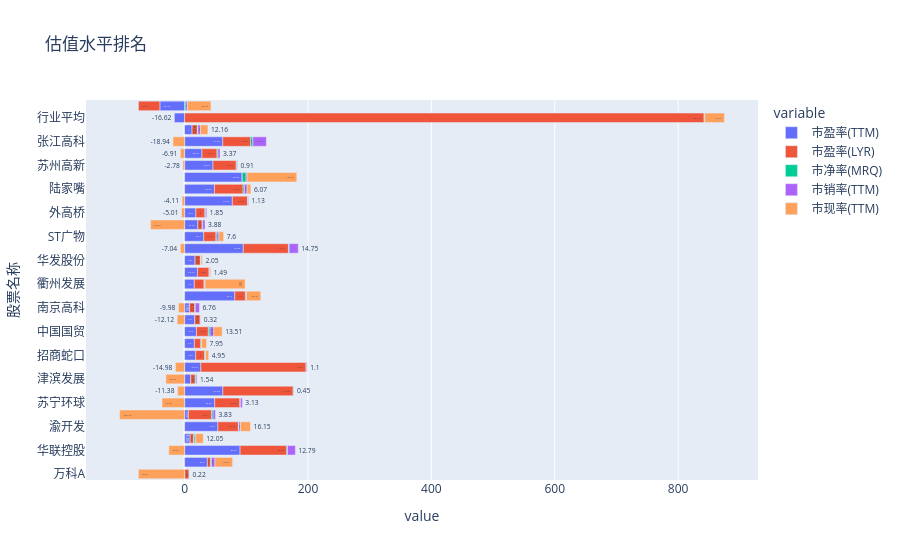

Notebook cell for this chart:
### Code cell
fig = px.bar(dddf, y=dddf.columns[1], x=dddf.columns[2:], title=anCode,
             barmode='relative', hover_name=dddf.columns[1],text_auto='')
# fig.update_layout(dragmode='pan',legend_itemclick='toggleothers',)
fig.update_layout(dragmode='pan',)
# fig.show(config={'scrollZoom':True})

### Figure 1 — Plotly figure (JSON) as saved in the notebook; plotly's stock layout.template omitted (floating-point values rounded to 4 significant figures)
{"data": [{"alignmentgroup": "True", "hovertemplate": "<b>%{hovertext}</b><br><br>variable=市盈率(TTM)<br>value=%{x}<br>股票名称=%{y}<extra></extra>", "hovertext": ["万科A", "沙河股份", "华联控股", "京基智农", "渝开发", "新华联", "苏宁环球", "中国武夷", "津滨发展", "天保基建", "招商蛇口", "滨江集团", "中国国贸", "保利发展", "南京高科", "卧龙地产", "衢州发展", "城建发展", "华发股份", "华丽家族", "ST广物", "浦东金桥", "外高桥", "信达地产", "陆家嘴", "珠江股份", "苏州高新", "上海临港", "张江高科", "中新集团", "行业平均", "市场平均"], "legendgroup": "市盈率(TTM)", "marker": {"color": "#636efa", "pattern": {"shape": ""}}, "name": "市盈率(TTM)", "offsetgroup": "市盈率(TTM)", "orientation": "h", "showlegend": true, "textposition": "auto", "texttemplate": "%{x:}", "type": "bar", "x": [0, 36.8, 89.91, 8.86, 53.9, 6.05, 48.68, 62.03, 9.75, 26.26, 17.94, 15.74, 19.12, 16.34, 7.86, 81.4, 15.64, 20.79, 16.82, 95.05, 30.9, 21.42, 18.24, 77.34, 48.33, 93.36, 45.93, 28.04, 61.84, 11.98, -16.62, -40.15], "xaxis": "x", "y": ["万科A", "沙河股份", "华联控股", "京基智农", "渝开发", "新华联", "苏宁环球", "中国武夷", "津滨发展", "天保基建", "招商蛇口", "滨江集团", "中国国贸", "保利发展", "南京高科", "卧龙地产", "衢州发展", "城建发展", "华发股份", "华丽家族", "ST广物", "浦东金桥", "外高桥", "信达地产", "陆家嘴", "珠江股份", "苏州高新", "上海临港", "张江高科", "中新集团", "行业平均", "市场平均"], "yaxis": "y"}, {"alignmentgroup": "True", "hovertemplate": "<b>%{hovertext}</b><br><br>variable=市盈率(LYR)<br>value=%{x}<br>股票名称=%{y}<extra></extra>", "hovertext": ["万科A", "沙河股份", "华联控股", "京基智农", "渝开发", "新华联", "苏宁环球", "中国武夷", "津滨发展", "天保基建", "招商蛇口", "滨江集团", "中国国贸", "保利发展", "南京高科", "卧龙地产", "衢州发展", "城建发展", "华发股份", "华丽家族", "ST广物", "浦东金桥", "外高桥", "信达地产", "陆家嘴", "珠江股份", "苏州高新", "上海临港", "张江高科", "中新集团", "行业平均", "市场平均"], "legendgroup": "市盈率(LYR)", "marker": {"color": "#EF553B", "pattern": {"shape": ""}}, "name": "市盈率(LYR)", "offsetgroup": "市盈率(LYR)", "orientation": "h", "showlegend": true, "textposition": "auto", "texttemplate": "%{x:}", "type": "bar", "x": [7.22, 5.19, 75.63, 5.53, 33.28, 37.71, 40.99, 114.0, 7.43, 170.6, 14.62, 10.52, 19.37, 8.92, 8.71, 17.13, 15.91, 18.83, 8.85, 73.24, 19.91, 6.93, 14.64, 24.49, 46.51, 0, 37.77, 24.57, 45.35, 8.83, 842.1, -34.74], "xaxis": "x", "y": ["万科A", "沙河股份", "华联控股", "京基智农", "渝开发", "新华联", "苏宁环球", "中国武夷", "津滨发展", "天保基建", "招商蛇口", "滨江集团", "中国国贸", "保利发展", "南京高科", "卧龙地产", "衢州发展", "城建发展", "华发股份", "华丽家族", "ST广物", "浦东金桥", "外高桥", "信达地产", "陆家嘴", "珠江股份", "苏州高新", "上海临港", "张江高科", "中新集团", "行业平均", "市场平均"], "yaxis": "y"}, {"alignmentgroup": "True", "hovertemplate": "<b>%{hovertext}</b><br><br>variable=市净率(MRQ)<br>value=%{x}<br>股票名称=%{y}<extra></extra>", "hovertext": ["万科A", "沙河股份", "华联控股", "京基智农", "渝开发", "新华联", "苏宁环球", "中国武夷", "津滨发展", "天保基建", "招商蛇口", "滨江集团", "中国国贸", "保利发展", "南京高科", "卧龙地产", "衢州发展", "城建发展", "华发股份", "华丽家族", "ST广物", "浦东金桥", "外高桥", "信达地产", "陆家嘴", "珠江股份", "苏州高新", "上海临港", "张江高科", "中新集团", "行业平均", "市场平均"], "legendgroup": "市净率(MRQ)", "marker": {"color": "#00cc96", "pattern": {"shape": ""}}, "name": "市净率(MRQ)", "offsetgroup": "市净率(MRQ)", "orientation": "h", "showlegend": true, "textposition": "auto", "texttemplate": "%{x:}", "type": "bar", "x": [0.38, 1.64, 1.21, 2.33, 0.95, 2.41, 0.77, 0.85, 1.27, 0.63, 0.95, 1, 2.59, 0.55, 0.71, 0.74, 0.59, 0.51, 0.78, 1.17, 1.68, 0.89, 1.09, 0.5, 2.07, 6.11, 1.02, 1.4, 3.42, 0.83, 0.71, 2.18], "xaxis": "x", "y": ["万科A", "沙河股份", "华联控股", "京基智农", "渝开发", "新华联", "苏宁环球", "中国武夷", "津滨发展", "天保基建", "招商蛇口", "滨江集团", "中国国贸", "保利发展", "南京高科", "卧龙地产", "衢州发展", "城建发展", "华发股份", "华丽家族", "ST广物", "浦东金桥", "外高桥", "信达地产", "陆家嘴", "珠江股份", "苏州高新", "上海临港", "张江高科", "中新集团", "行业平均", "市场平均"], "yaxis": "y"}, {"alignmentgroup": "True", "hovertemplate": "<b>%{hovertext}</b><br><br>variable=市销率(TTM)<br>value=%{x}<br>股票名称=%{y}<extra></extra>", "hovertext": ["万科A", "沙河股份", "华联控股", "京基智农", "渝开发", "新华联", "苏宁环球", "中国武夷", "津滨发展", "天保基建", "招商蛇口", "滨江集团", "中国国贸", "保利发展", "南京高科", "卧龙地产", "衢州发展", "城建发展", "华发股份", "华丽家族", "ST广物", "浦东金桥", "外高桥", "信达地产", "陆家嘴", "珠江股份", "苏州高新", "上海临港", "张江高科", "中新集团", "行业平均", "市场平均"], "legendgroup": "市销率(TTM)", "marker": {"color": "#ab63fa", "pattern": {"shape": ""}}, "name": "市销率(TTM)", "offsetgroup": "市销率(TTM)", "orientation": "h", "showlegend": true, "textposition": "auto", "texttemplate": "%{x:}", "type": "bar", "x": [0.22, 5.56, 12.79, 1.36, 2.55, 3.83, 3.13, 0.45, 1.54, 1.1, 0.52, 0.41, 6.17, 0.32, 6.76, 0.99, 0.94, 0.65, 0.29, 14.75, 3.11, 3.88, 1.85, 1.13, 4.41, 1.78, 0.91, 3.37, 21.91, 3.97, 0.51, 2.59], "xaxis": "x", "y": ["万科A", "沙河股份", "华联控股", "京基智农", "渝开发", "新华联", "苏宁环球", "中国武夷", "津滨发展", "天保基建", "招商蛇口", "滨江集团", "中国国贸", "保利发展", "南京高科", "卧龙地产", "衢州发展", "城建发展", "华发股份", "华丽家族", "ST广物", "浦东金桥", "外高桥", "信达地产", "陆家嘴", "珠江股份", "苏州高新", "上海临港", "张江高科", "中新集团", "行业平均", "市场平均"], "yaxis": "y"}, {"alignmentgroup": "True", "hovertemplate": "<b>%{hovertext}</b><br><br>variable=市现率(TTM)<br>value=%{x}<br>股票名称=%{y}<extra></extra>", "hovertext": ["万科A", "沙河股份", "华联控股", "京基智农", "渝开发", "新华联", "苏宁环球", "中国武夷", "津滨发展", "天保基建", "招商蛇口", "滨江集团", "中国国贸", "保利发展", "南京高科", "卧龙地产", "衢州发展", "城建发展", "华发股份", "华丽家族", "ST广物", "浦东金桥", "外高桥", "信达地产", "陆家嘴", "珠江股份", "苏州高新", "上海临港", "张江高科", "中新集团", "行业平均", "市场平均"], "legendgroup": "市现率(TTM)", "marker": {"color": "#FFA15A", "pattern": {"shape": ""}}, "name": "市现率(TTM)", "offsetgroup": "市现率(TTM)", "orientation": "h", "showlegend": true, "textposition": "auto", "texttemplate": "%{x:}", "type": "bar", "x": [-75.01, 28.55, -25.67, 12.05, 16.15, -105.4, -36.69, -11.38, -30.34, -14.98, 4.95, 7.95, 13.51, -12.12, -9.98, 23.18, 65, 1.49, 2.05, -7.04, 7.6, -55.22, -5.01, -4.11, 6.07, 80.56, -2.78, -6.91, -18.94, 12.16, 31.66, 37.97], "xaxis": "x", "y": ["万科A", "沙河股份", "华联控股", "京基智农", "渝开发", "新华联", "苏宁环球", "中国武夷", "津滨发展", "天保基建", "招商蛇口", "滨江集团", "中国国贸", "保利发展", "南京高科", "卧龙地产", "衢州发展", "城建发展", "华发股份", "华丽家族", "ST广物", "浦东金桥", "外高桥", "信达地产", "陆家嘴", "珠江股份", "苏州高新", "上海临港", "张江高科", "中新集团", "行业平均", "市场平均"], "yaxis": "y"}], "layout": {"barmode": "relative", "dragmode": "pan", "legend": {"title": {"text": "variable"}, "tracegroupgap": 0}, "title": {"text": "估值水平排名"}, "xaxis": {"anchor": "y", "domain": [0, 1], "title": {"text": "value"}}, "yaxis": {"anchor": "x", "domain": [0, 1], "title": {"text": "股票名称"}}}}
